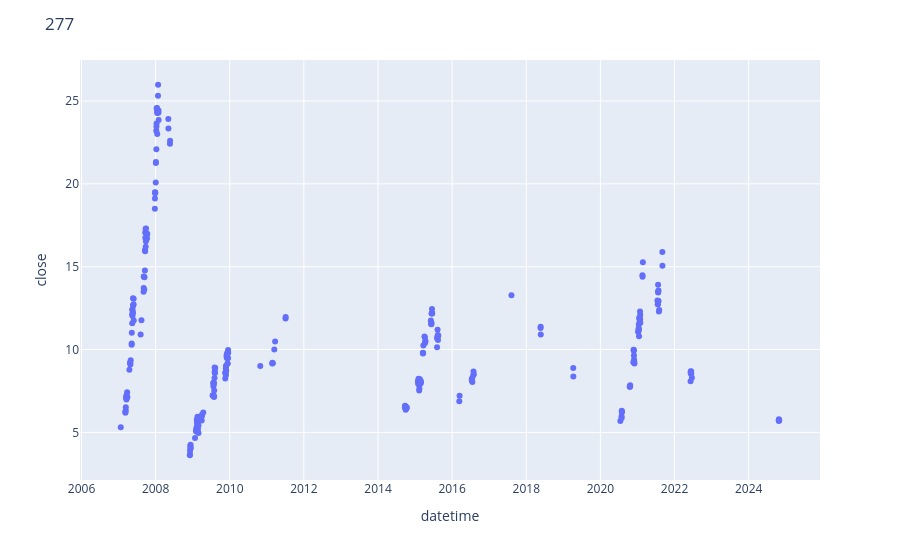

Notebook code cell kept with this figure:
### Code cell
dfp = pd.read_sql('600409',eng)
pctp = pct(dfp,21,0.25)
fig = px.scatter(pctp,y='close',hover_name=pctp.index)
fig.update_layout(title=str(pctp.shape[0]))
# fig.update_xaxes(dtick='D',tickformat='%Y-%m-%d')
fig.show()

### Figure 1 — Plotly figure (JSON) as saved in the notebook; plotly's stock layout.template omitted (floating-point values rounded to 4 significant figures; data arrays with more than 128 entries replaced by an {"elided": "..."} marker saying what was removed)
{"data": [{"hovertemplate": "<b>%{hovertext}</b><br><br>datetime=%{x}<br>close=%{y}<extra></extra>", "hovertext": {"elided": "277 str values"}, "legendgroup": "", "marker": {"color": "#636efa", "symbol": "circle"}, "mode": "markers", "name": "", "orientation": "v", "showlegend": false, "type": "scatter", "x": {"elided": "277 str values"}, "xaxis": "x", "y": {"elided": "277 float values"}, "yaxis": "y"}], "layout": {"legend": {"tracegroupgap": 0}, "margin": {"t": 60}, "title": {"text": "277"}, "xaxis": {"anchor": "y", "domain": [0, 1], "title": {"text": "datetime"}}, "yaxis": {"anchor": "x", "domain": [0, 1], "title": {"text": "close"}}}}
